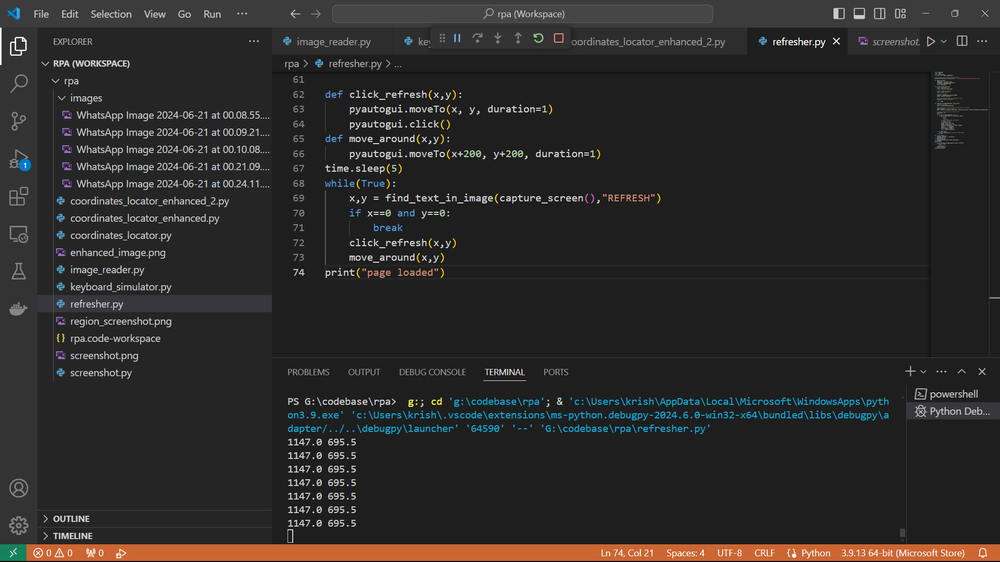
#> input picture screenshot.png, 1000 x 562 px, shrunk from 1920 x 1080 before the run
$ python coordinates_locator_enhanced.py
#> lines starting #> are read from the running program, lines starting #| are printed output that depends on the picture
from PIL import Image, ImageEnhance
import pytesseract

# Set the path to the Tesseract-OCR executable
pytesseract.pytesseract.tesseract_cmd = r'C:\Program Files\Tesseract-OCR\tesseract.exe'

def enhance_image(image_path):
    # Open the image file
#> called with image_path = 'screenshot.png'
    image = Image.open(image_path)
#> image is the input picture: PIL image 1000x562 RGB; mean R, G, B 43.8, 42, 41

    # Convert image to grayscale
    image = image.convert('L')
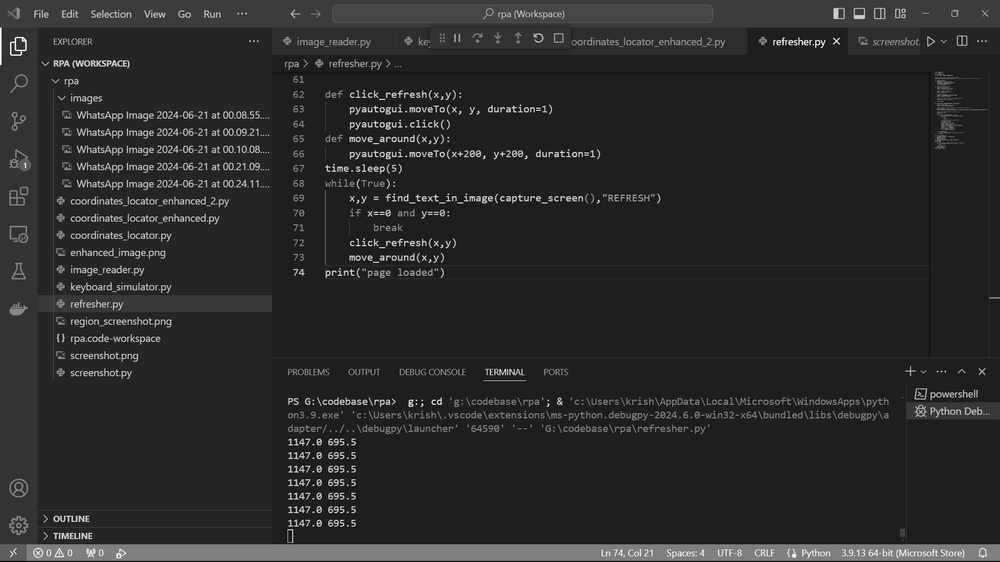
#> image: PIL image 1000x562 L; min 0, max 255, mean 42.4

    # Increase contrast
    enhancer = ImageEnhance.Contrast(image)
    image = enhancer.enhance(2)
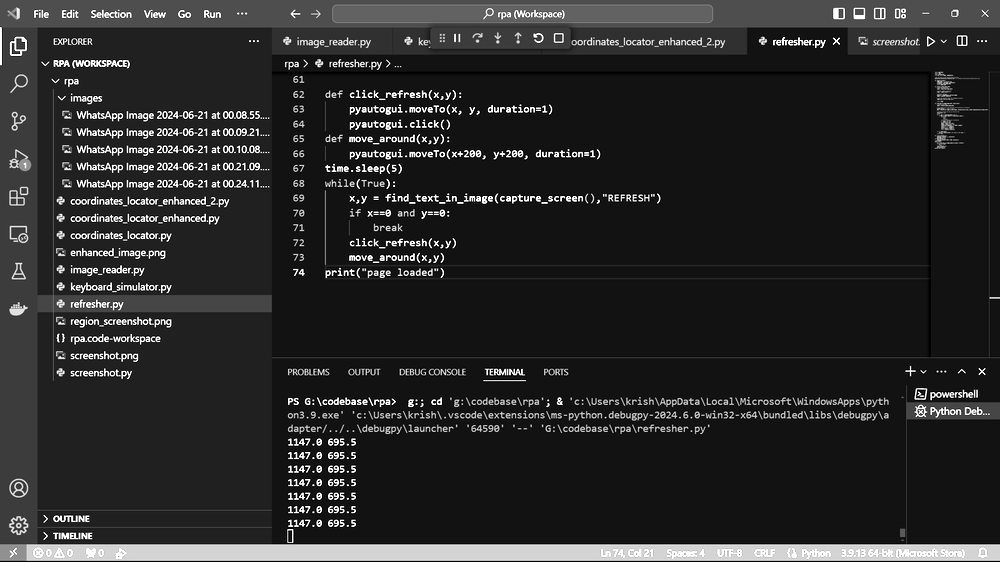
#> image: PIL image 1000x562 L; min 0, max 255, mean 41.8

    # Save the enhanced image (for debugging purposes)
    image.save('enhanced_image.png')

    return image

def find_text_in_image(image_path, search_text):
    # Enhance the image
    image = enhance_image(image_path)

    # Use pytesseract to get OCR data with bounding box information
#> (the run stopped early here; a loop or call above may not have finished)
